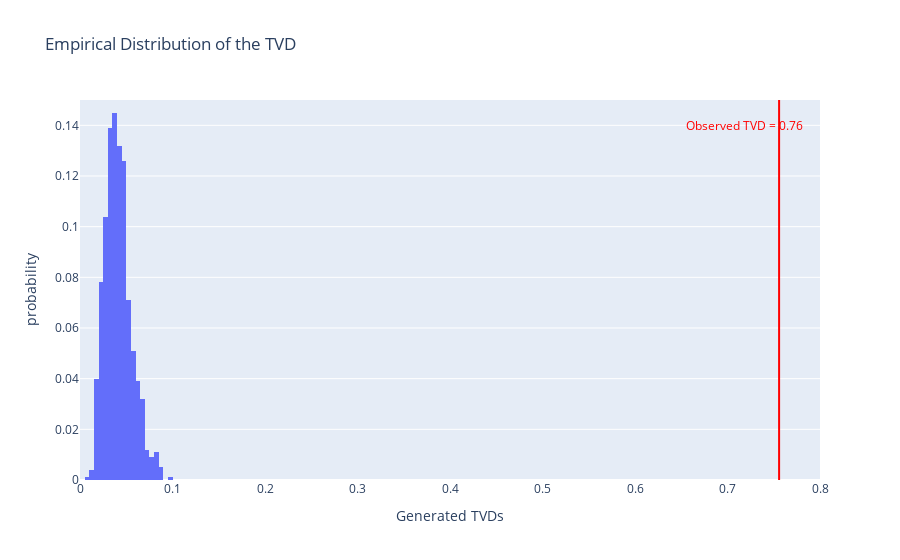

Here is the notebook cell this chart was saved with:
### Code cell
fig = px.histogram(pd.DataFrame({'tvds':tvds2}),histnorm='probability',nbins = 20,
                   title='Empirical Distribution of the TVD')
fig.add_vline(x=obs_stat_cause, line_color='red', line_width=2, opacity=1)
fig.add_annotation(text=f'<span style="color:red">Observed TVD = {round(obs_stat_cause, 2)}</span>',
                   x=0.95 * obs_stat_cause, showarrow=False, y=0.14)
fig.update_layout(yaxis_range=[0, 0.15])
fig.update_layout(xaxis_range=[0, 0.8])
fig.update_layout(showlegend=False)
fig.update_layout(
    xaxis_title="Generated TVDs"  
)

### Figure 1 — Plotly figure (JSON) as saved in the notebook; plotly's stock layout.template omitted (floating-point values rounded to 4 significant figures; data arrays with more than 128 entries replaced by an {"elided": "..."} marker saying what was removed)
{"data": [{"alignmentgroup": "True", "bingroup": "x", "histnorm": "probability", "hovertemplate": "variable=tvds<br>value=%{x}<br>probability=%{y}<extra></extra>", "legendgroup": "tvds", "marker": {"color": "#636efa", "pattern": {"shape": ""}}, "name": "tvds", "nbinsx": 20, "offsetgroup": "tvds", "orientation": "v", "showlegend": true, "type": "histogram", "x": {"elided": "1000 float values"}, "xaxis": "x", "yaxis": "y"}], "layout": {"annotations": [{"showarrow": false, "text": "<span style=\"color:red\">Observed TVD = 0.76</span>", "x": 0.718, "y": 0.14}], "barmode": "relative", "legend": {"title": {"text": "variable"}, "tracegroupgap": 0}, "shapes": [{"line": {"color": "red", "width": 2}, "opacity": 1, "type": "line", "x0": 0.7558, "x1": 0.7558, "xref": "x", "y0": 0, "y1": 1, "yref": "y domain"}], "showlegend": false, "title": {"text": "Empirical Distribution of the TVD"}, "xaxis": {"anchor": "y", "domain": [0, 1], "range": [0, 0.8], "title": {"text": "Generated TVDs"}}, "yaxis": {"anchor": "x", "domain": [0, 1], "range": [0, 0.15], "title": {"text": "probability"}}}}
